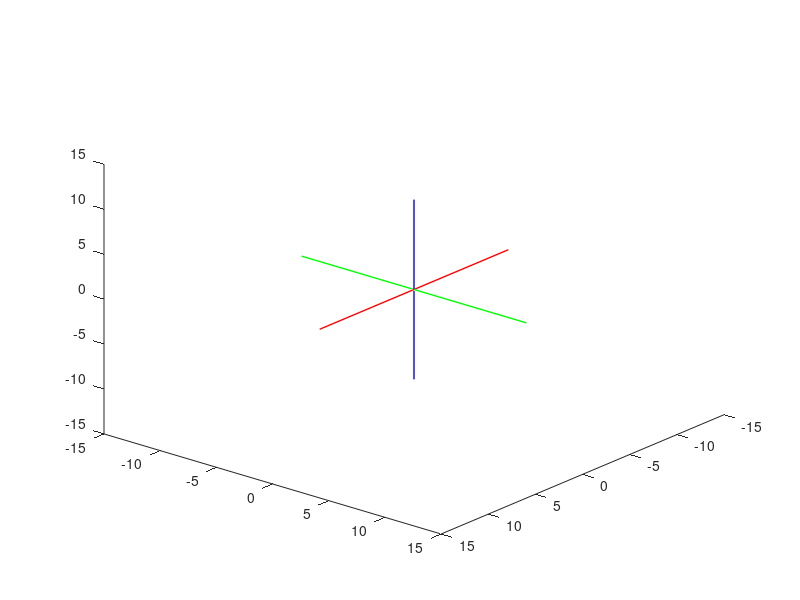

Source code (MATLAB): (Note: this script raises an error after producing the figure.)


limit=15;

Auvw = [0,0,0,1]';
Buvw = [0,0,3,1]';
Cuvw = [0,4,3,1]';
Duvw = [0,4,0,1]';
Euvw = [6,0,3,1]';
Fuvw = [6,0,0,1]';
Guvw = [6,4,0,1]';
Huvw = [6,4,3,1]';


angleStep = 1;
TranslationStep = 0.1;

for d1=0:TranslationStep:5
 clf

 view(130,30)
 axis([-limit limit -limit limit -limit limit])
    
line([-10 10], [0 0], [0 0],'Color','r','linewidth',1)
line([0 0], [-10 10], [0 0],'Color','g','linewidth',1)
line([0 0], [0 0], [-10 10],'Color','b','linewidth',1)
    
    RC=TranY(d1);
    Axyz=RC*Auvw;
    Bxyz=RC*Buvw;
    Cxyz=RC*Cuvw;
    Dxyz=RC*Duvw;
    Exyz=RC*Euvw;
    Fxyz=RC*Fuvw;
    Gxyz=RC*Guvw;
    Hxyz=RC*Huvw;
    
    drawBox(Axyz,Bxyz,Cxyz,Dxyz,Exyz,Fxyz,Gxyz,Hxyz)
    drawsist(RC,2)
 drawnow;
 
 
end






for t2=0:angleStep:60
 clf

 view(130,30)
 axis([-limit limit -limit limit -limit limit])
    
line([-10 10], [0 0], [0 0],'Color','r','linewidth',1)
line([0 0], [-10 10], [0 0],'Color','g','linewidth',1)
line([0 0], [0 0], [-10 10],'Color','b','linewidth',1)
    
    Ru = RotaX(t2)
    RC1 =Ru*RC 
    Axyz=RC1*Auvw;
    Bxyz=RC1*Buvw;
    Cxyz=RC1*Cuvw;
    Dxyz=RC1*Duvw;
    Exyz=RC1*Euvw;
    Fxyz=RC1*Fuvw;
    Gxyz=RC1*Guvw;
    Hxyz=RC1*Huvw;
    

 drawBox(Axyz,Bxyz,Cxyz,Dxyz,Exyz,Fxyz,Gxyz,Hxyz)
 drawsist(RC1,2)
 drawnow;
 
 
end





for t3=0:angleStep:150
 clf

 view(130,30)
 axis([-limit limit -limit limit -limit limit])
    
line([-10 10], [0 0], [0 0],'Color','r','linewidth',1)
line([0 0], [-10 10], [0 0],'Color','g','linewidth',1)
line([0 0], [0 0], [-10 10],'Color','b','linewidth',1)
    
    Ru = RotaZ(t3)
    RC2 =RC1* Ru
    Axyz=RC2*Auvw;
    Bxyz=RC2*Buvw;
    Cxyz=RC2*Cuvw;
    Dxyz=RC2*Duvw;
    Exyz=RC2*Euvw;
    Fxyz=RC2*Fuvw;
    Gxyz=RC2*Guvw;
    Hxyz=RC2*Huvw;
    

 drawBox(Axyz,Bxyz,Cxyz,Dxyz,Exyz,Fxyz,Gxyz,Hxyz)
 drawsist(RC2,2)
 drawnow;
 
 
end


for d2=0:-TranslationStep:-4
 clf

 view(130,30)
 axis([-limit limit -limit limit -limit limit])
    
line([-10 10], [0 0], [0 0],'Color','r','linewidth',1)
line([0 0], [-10 10], [0 0],'Color','g','linewidth',1)
line([0 0], [0 0], [-10 10],'Color','b','linewidth',1)
    
    Tz=TranZ(d2);
    RC3 = RC2*Tz;
    Axyz=RC3*Auvw;
    Bxyz=RC3*Buvw;
    Cxyz=RC3*Cuvw;
    Dxyz=RC3*Duvw;
    Exyz=RC3*Euvw;
    Fxyz=RC3*Fuvw;
    Gxyz=RC3*Guvw;
    Hxyz=RC3*Huvw;
    
    drawBox(Axyz,Bxyz,Cxyz,Dxyz,Exyz,Fxyz,Gxyz,Hxyz)
    drawsist(RC3,2)
 drawnow;
 
 
end



for d3=0:TranslationStep:7
 clf

 view(130,30)
 axis([-limit limit -limit limit -limit limit])
    
line([-10 10], [0 0], [0 0],'Color','r','linewidth',1)
line([0 0], [-10 10], [0 0],'Color','g','linewidth',1)
line([0 0], [0 0], [-10 10],'Color','b','linewidth',1)
    
    Tz=TranX(d3);
    RC4 = Tz* RC3;
    Axyz=RC4*Auvw;
    Bxyz=RC4*Buvw;
    Cxyz=RC4*Cuvw;
    Dxyz=RC4*Duvw;
    Exyz=RC4*Euvw;
    Fxyz=RC4*Fuvw;
    Gxyz=RC4*Guvw;
    Hxyz=RC4*Huvw;
    
    drawBox(Axyz,Bxyz,Cxyz,Dxyz,Exyz,Fxyz,Gxyz,Hxyz)
    drawsist(RC4,2)
 drawnow;
 
 
end




for t3=0:angleStep:300
 clf

 view(130,30)
 axis([-limit limit -limit limit -limit limit])
    
line([-10 10], [0 0], [0 0],'Color','r','linewidth',1)
line([0 0], [-10 10], [0 0],'Color','g','linewidth',1)
line([0 0], [0 0], [-10 10],'Color','b','linewidth',1)
    
    Ru = RotaX(t3)
    RC5 =Ru*RC4 ;
    Axyz=RC5*Auvw;
    Bxyz=RC5*Buvw;
    Cxyz=RC5*Cuvw;
    Dxyz=RC5*Duvw;
    Exyz=RC5*Euvw;
    Fxyz=RC5*Fuvw;
    Gxyz=RC5*Guvw;
    Hxyz=RC5*Huvw;
    

 drawBox(Axyz,Bxyz,Cxyz,Dxyz,Exyz,Fxyz,Gxyz,Hxyz)
 drawsist(RC5,2)
 drawnow;
 
 
end

for t4=0:angleStep:40
 clf
 view(130,30)
 axis([-limit limit -limit limit -limit limit])
    
line([-10 10], [0 0], [0 0],'Color','r','linewidth',1)
line([0 0], [-10 10], [0 0],'Color','g','linewidth',1)
line([0 0], [0 0], [-10 10],'Color','b','linewidth',1)
    
    Ru = RotaX(t4)
    RC6 =RC5*Ru
    Axyz=RC6*Auvw;
    Bxyz=RC6*Buvw;
    Cxyz=RC6*Cuvw;
    Dxyz=RC6*Duvw;
    Exyz=RC6*Euvw;
    Fxyz=RC6*Fuvw;
    Gxyz=RC6*Guvw;
    Hxyz=RC6*Huvw;
    

 drawBox(Axyz,Bxyz,Cxyz,Dxyz,Exyz,Fxyz,Gxyz,Hxyz)
 drawsist(RC6,2)
 drawnow;
 
 
end
